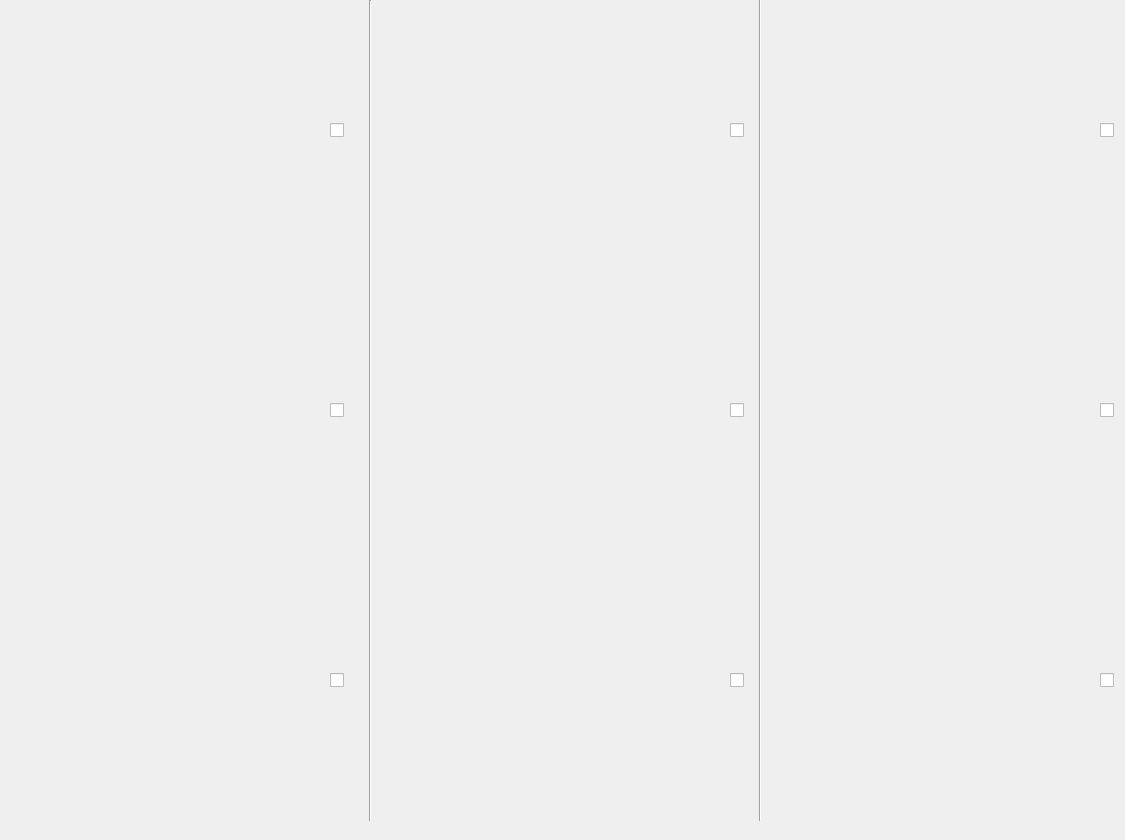
    <widget class="QWidget" name="tab_4">
     <attribute name="title">
      <string>19-27</string>
     </attribute>
     <widget class="QCheckBox" name="Use_19">
      <property name="geometry">
       <rect>
        <x>330</x>
        <y>120</y>
        <width>16</width>
        <height>20</height>
       </rect>
      </property>
      <property name="text">
       <string/>
      </property>
     </widget>
     <widget class="QCheckBox" name="Use_20">
      <property name="geometry">
       <rect>
        <x>330</x>
        <y>400</y>
        <width>16</width>
        <height>20</height>
       </rect>
      </property>
      <property name="text">
       <string/>
      </property>
     </widget>
     <widget class="QCheckBox" name="Use_21">
      <property name="geometry">
       <rect>
        <x>330</x>
        <y>670</y>
        <width>16</width>
        <height>20</height>
       </rect>
      </property>
      <property name="text">
       <string/>
      </property>
     </widget>
     <widget class="QWidget" name="widget_19" native="true">
      <property name="geometry">
       <rect>
        <x>20</x>
        <y>20</y>
        <width>281</width>
        <height>250</height>
       </rect>
      </property>
     </widget>
     <widget class="Line" name="line_5">
      <property name="geometry">
       <rect>
        <x>360</x>
        <y>0</y>
        <width>20</width>
        <height>821</height>
       </rect>
      </property>
      <property name="orientation">
       <enum>Qt::Vertical</enum>
      </property>
     </widget>
     <widget class="QCheckBox" name="Use_22">
      <property name="geometry">
       <rect>
        <x>730</x>
        <y>120</y>
        <width>16</width>
        <height>20</height>
       </rect>
      </property>
      <property name="text">
       <string/>
      </property>
     </widget>
     <widget class="QCheckBox" name="Use_23">
      <property name="geometry">
       <rect>
        <x>730</x>
        <y>400</y>
        <width>16</width>
        <height>20</height>
       </rect>
      </property>
      <property name="text">
       <string/>
      </property>
     </widget>
     <widget class="QCheckBox" name="Use_24">
      <property name="geometry">
       <rect>
        <x>730</x>
        <y>670</y>
        <width>16</width>
        <height>20</height>
       </rect>
      </property>
      <property name="text">
       <string/>
      </property>
     </widget>
     <widget class="QWidget" name="widget_20" native="true">
      <property name="geometry">
       <rect>
        <x>20</x>
        <y>290</y>
        <width>281</width>
        <height>250</height>
       </rect>
      </property>
     </widget>
     <widget class="QWidget" name="widget_21" native="true">
      <property name="geometry">
       <rect>
        <x>20</x>
        <y>560</y>
        <width>281</width>
        <height>250</height>
       </rect>
      </property>
     </widget>
     <widget class="QWidget" name="widget_22" native="true">
      <property name="geometry">
       <rect>
        <x>430</x>
        <y>20</y>
        <width>281</width>
        <height>250</height>
       </rect>
      </property>
     </widget>
     <widget class="QWidget" name="widget_23" native="true">
      <property name="geometry">
       <rect>
        <x>430</x>
        <y>290</y>
        <width>281</width>
        <height>250</height>
       </rect>
      </property>
     </widget>
     <widget class="QWidget" name="widget_24" native="true">
      <property name="geometry">
       <rect>
        <x>430</x>
        <y>560</y>
        <width>281</width>
        <height>250</height>
       </rect>
      </property>
     </widget>
     <widget class="QWidget" name="widget_25" native="true">
      <property name="geometry">
       <rect>
        <x>800</x>
        <y>20</y>
        <width>281</width>
        <height>250</height>
       </rect>
      </property>
     </widget>
     <widget class="Line" name="line_6">
      <property name="geometry">
       <rect>
        <x>750</x>
        <y>-10</y>
        <width>20</width>
        <height>831</height>
       </rect>
      </property>
      <property name="orientation">
       <enum>Qt::Vertical</enum>
      </property>
     </widget>
     <widget class="QCheckBox" name="Use_25">
      <property name="geometry">
       <rect>
        <x>1100</x>
        <y>120</y>
        <width>16</width>
        <height>20</height>
       </rect>
      </property>
      <property name="text">
       <string/>
      </property>
     </widget>
     <widget class="QCheckBox" name="Use_26">
      <property name="geometry">
       <rect>
        <x>1100</x>
        <y>400</y>
        <width>16</width>
        <height>20</height>
       </rect>
      </property>
      <property name="text">
       <string/>
      </property>
     </widget>
     <widget class="QWidget" name="widget_26" native="true">
      <property name="geometry">
       <rect>
        <x>800</x>
        <y>290</y>
        <width>281</width>
        <height>250</height>
       </rect>
      </property>
     </widget>
     <widget class="QCheckBox" name="Use_27">
      <property name="geometry">
       <rect>
        <x>1100</x>
        <y>670</y>
        <width>16</width>
        <height>20</height>
       </rect>
      </property>
      <property name="text">
       <string/>
      </property>
     </widget>
     <widget class="QWidget" name="widget_27" native="true">
      <property name="geometry">
       <rect>
        <x>800</x>
        <y>560</y>
        <width>281</width>
        <height>250</height>
       </rect>
      </property>
     </widget>
    </widget>
